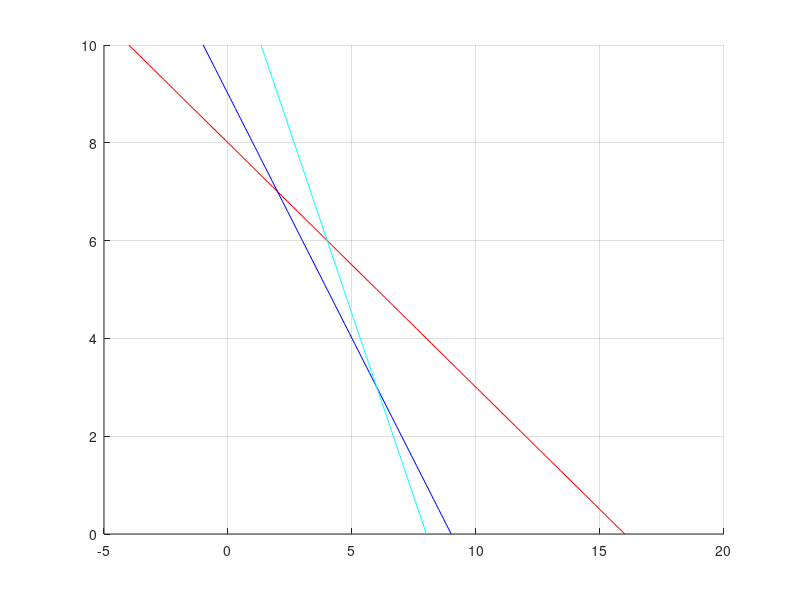

The MATLAB script that drew this image:
clear;
clc;

f=@(x1,x2) 40*x1+30*x2;

%------------------------------------------------------------------------------
%graphically determining maximum
x2=0:0.1:10;
y2=0:0.1:10;
z2=0:0.1:10;

x1=16-(2*x2);
y1=9-y2;
z1=(24-2*z2)/3;

grid on;hold on;
plot(x1,x2,'r');hold on;
plot(y1,y2,'b');hold on
plot(z1,z2,'c');hold off;

disp('How many extreme point do you want to check?')
n=input('');

X1=0;X2=0;max=0;
for i=1:n
    a=input('Insert x1:');
    b=input('Insert x2:');
    
    if(f(a,b)>max)
        max=f(a,b);
        X1=a;X2=b;
    end
end

fprintf('The maximum value %d lies in (%d,%d) ',max,X1,X2);
%------------------------------------------------------------------------------
